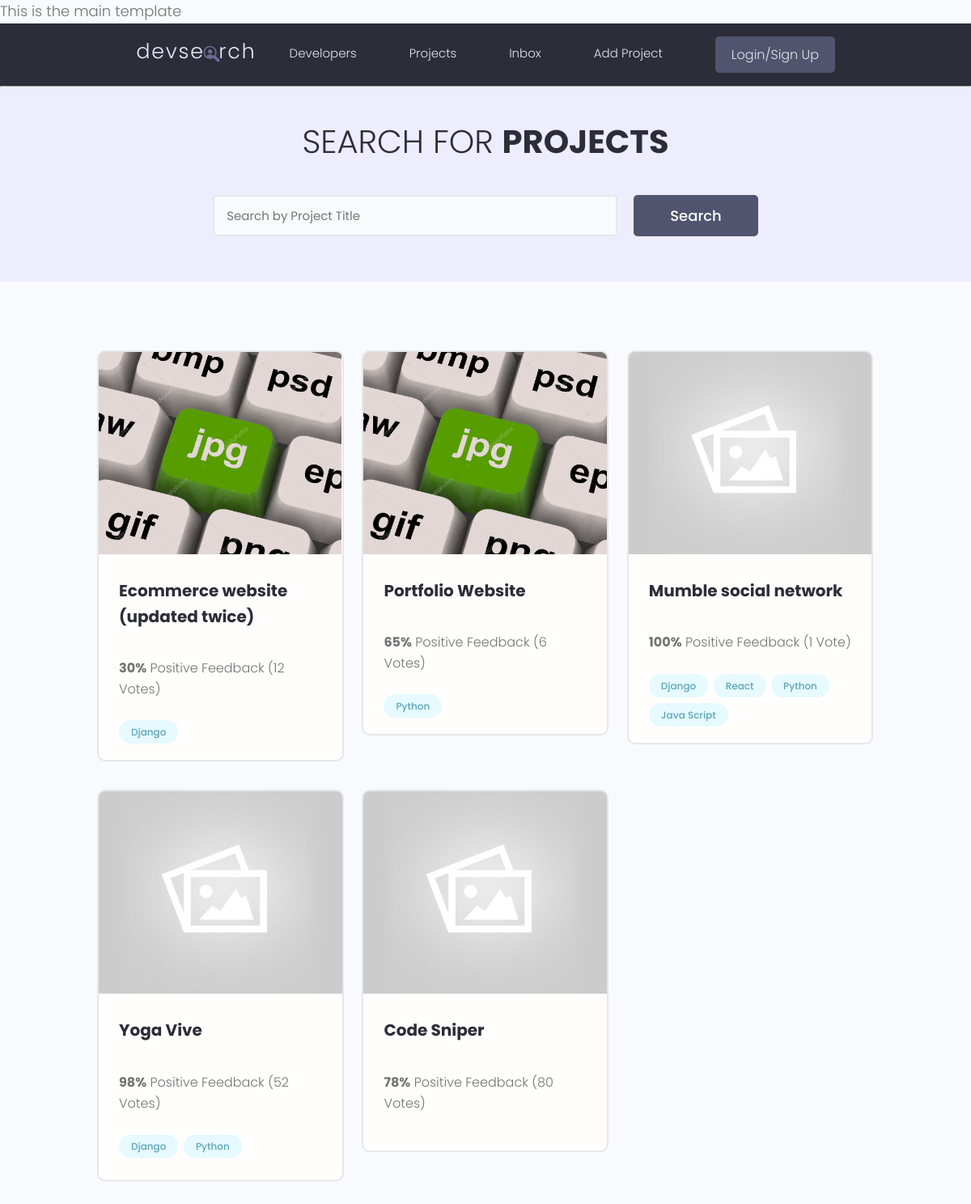
The app's page /projects with its own data.
### projects/models.py (models this page shows, shortened)
class Project(models.Model):
    owner = models.ForeignKey(Profile, null=True, blank=True, on_delete=models.SET_NULL)
    title = models.CharField(max_length=200)
    description = models.TextField(null=True,blank=True)
    featured_image = models.ImageField(null=True, blank=True, default="default.jpg")
    demo_link = models.URLField(max_length=2000,null=True,blank=True)
    source_link = models.CharField(max_length=2000,null=True,blank=True)
    tags = models.ManyToManyField('Tag',blank=True)
    vote_total = models.IntegerField(null=True, default=0, blank=True)
    vote_ratio = models.IntegerField(null=True, default=0, blank=True)
    created = models.DateTimeField(auto_now_add=True)
    id = models.UUIDField(default=uuid.uuid4,unique=True,primary_key=True,editable=False)

class Tag(models.Model):
    created = models.DateTimeField(auto_now_add=True)
    id = models.UUIDField(default=uuid.uuid4,unique=True,primary_key=True,editable=False)
    name=models.CharField(max_length=200)
    def __str__(self):
        return self.name

### projects/views.py (the view)
# urls.py: path('',views.projects,name="projects"),
def projects(request):
    projects = Project.objects.all()
    context={'projects':projects}
    return render(request, 'projects/projects.html',context)

### projects/templates/projects/projects.html (shortened to what this page needs)
{% extends 'main.html' %}
{% block content %}
    <main class="projects">
        <section class="hero-section text-center">
          <div class="container container--narrow">
            <div class="hero-section__box">
              <h2>Search for <span>Projects</span></h2>
            </div>
            <div class="hero-section__search">
              <form class="form" action="#" method="get">
                <div class="form__field">
                  <input class="input input--text" id="formInput#search" type="text" name="text"
                    placeholder="Search by Project Title" />
                </div>
                <input class="btn btn--sub btn--lg" type="submit" value="Search" />
              </form>
            </div>
          </div>
        </section>
        <section class="projectsList">
          <div class="container">
            <div class="grid grid--three">
            {% for project in projects %}
              <div class="column">
                <div class="card project">
                  <a href="{% url 'project' project.id %}" class="project">
                    <img class="project__thumbnail" src="{{project.featured_image.url}}" alt="project thumbnail" />
                    <div class="card__body">
                      <h3 class="project__title">{{project.title}}</h3>
                      <p><a class="project__author" href="{% url 'project' project.id %}">{{Project.owner.name}}</a></p>
                      <p class="project--rating">
                        <span style="font-weight: bold;">{{project.vote_ratio}}%</span> Positive
                        Feedback ({{project.vote_total}} Vote{{project.vote_total|pluralize:"s"}})
                      </p>
                      <div class="project__tags">
                        {% for tag in project.tags.all %}
                        <span class="tag tag--pill tag--main">
                          <small>{{tag}}</small>
                        </span>
                        {% endfor %}
                      </div>
                    </div>
                  </a>
                </div>
              </div>
              {% endfor %}
            </div>
          </div>
        </section>
      </main>
    {% endblock content %}

### static/styles/app.css (style rules this page uses)
:root { --color-sub: #2d2d39; }
.btn--sub { background-color: var(--color-sub-light); }
.card { border: 2px solid var(--color-light); }
img { width: 100%; }
.hero-section { height: 40vh; display: flex; align-items: center; background-color: var(--color-sub); }
.hero-section__box { margin-bottom: 4rem; }
.hero-section__box > h2, .hero-section__box > h2 > span { font-size: 4rem; color: var(--color-light); line-height: 1.3; text-transform: uppercase; }
.hero-section__box > h2 { font-weight: 300; }
.hero-section__box > h2 > span { font-weight: 700; }
.hero-section__search > .form { display: flex; align-items: center; justify-content: center; gap: 2rem; }
.hero-section__search > .form input.input--text { width: 50rem; }
.project--rating { margin-bottom: 1.6em; margin-top: .5em; }
.projects > .hero-section { background: var(--color-sub-lighter); height: 30vh; }
.projects .hero-section__box { margin-bottom: 2.5rem; }
.projects .hero-section__box > h2 { color: var(--color-sub); }
.projects .hero-section__box > h2 > span { font-weight: 700; color: var(--color-sub); }
.projectsList { margin-top: 8rem; }
.project__thumbnail { height: 25rem; object-fit: cover; object-position: top center; }
.project__title { font-size: 2rem; font-weight: 700; color: var(--color-sub); }

### static/uikit/styles/modules/_variables.css (style rules this page uses)
:root { --color-main: #5aa5b9; --color-main-light: #e6faff; --color-sub: #3f4156; --color-sub-light: #51546e; --color-sub-lighter: #ededfd; --color-text: #737373; --color-gray: #8b8b8b; --color-light: #e5e7eb; --color-light-gray: #767676; --color-bg: #f8fafd; --color-white: #fffefd; --color-white-light: #f3f3f3; --color-success: #359e64; --color-success-bg: #def8e8; --color-error: #fc4b0b; --color-error-bg: #fff2ee; --font-base: 'Poppins', arial, helvetica, 'Segoe UI', roboto, ubuntu, sans-serif; --font-monospace: 'Fira Code', 'Courier New', courier, monospace; --font-regular: 300; --font-medium: 500; --font-bold: 700; --generic-shadow: 1px 1px 5px #00000010; --generic-transition: all 0.3s ease-in-out; }

### static/uikit/styles/modules/_base.css (style rules this page uses)
* { margin: 0; padding: 0; box-sizing: border-box; text-rendering: optimizeLegibility; color: inherit; font-size: inherit; }
html { font-size: 50%; }
@media only screen and (min-width: 480px) { html { font-size: 56.25%; } }
@media only screen and (min-width: 1200px) { html { font-size: 62.5%; } }
body { line-height: 1.6; font-weight: 400; font-size: 1.5rem; color: var(--color-text); background-color: var(--color-bg); min-height: 100vh; }

### static/uikit/styles/modules/_typography.css (style rules this page uses)
* { font-family: var(--font-base); }
h2 { font-size: 3.6rem; font-weight: var(--font-bold); }
h3 { font-size: 3.2rem; font-weight: var(--font-medium); }
p, span, strong { font-size: 1.6rem; color: var(--color-text); font-weight: var(--font-regular); }
a { padding-bottom: 2px; text-decoration: none; display: inline-block; color: var(--color-main); font-weight: var(--font-medium); }

### static/uikit/styles/modules/_utilities.css (style rules this page uses)
.container { width: 92%; max-width: 165rem; margin: 0 auto; box-sizing: border-box; }
.container--narrow { width: 92%; max-width: 120rem; }
@media screen and (min-width: 1000px) { .container { width: 90%; } }
@media screen and (min-width: 1000px) { .container--narrow { width: 85%; } }
@media screen and (min-width: 1200px) { .container { width: 80%; } }
@media screen and (min-width: 1200px) { .container--narrow { width: 72%; } }
.text-center { text-align: center; }

### static/uikit/styles/modules/_button.css (style rules this page uses)
.btn { display: inline-block; position: relative; cursor: pointer; background-color: var(--color-light); font-weight: var(--font-medium); color: var(--color-sub); text-decoration: none; padding: 1rem 2rem; border-radius: 0.5rem; border: none; width: -webkit-fit-content; width: -moz-fit-content; width: fit-content; height: -webkit-fit-content; height: -moz-fit-content; height: fit-content; font-size: 1.6rem; outline-width: 0; outline-color: transparent; -webkit-backface-visibility: hidden; backface-visibility: hidden; transition: all 0.3s ease-in-out; }
.btn--sub { background-color: var(--color-sub); color: var(--color-white); }
.btn--lg { font-size: 1.8rem; padding: 1.2rem 4.5rem; }

### static/uikit/styles/modules/_card.css (style rules this page uses)
.card { border-radius: 1rem; background-color: var(--color-white); border: 1.5px solid var(--color-light); width: auto; height: auto; margin-top: 0.5rem; margin-bottom: 0.5rem; overflow: hidden; }
.card__body, .card__header { padding: 2rem 2.5rem; }

### records on screen
Project: featured_image (picture), title "Ecommerce website (updated twice)", vote_ratio "30", vote_total "12"
Tag: name "Django"
Project: featured_image (picture), title "Portfolio Website", vote_ratio "65", vote_total "6"
Tag: name "Python"
Project: featured_image (placeholder picture), title "Mumble social network", vote_ratio "100", vote_total "1"
Tag: name "React"
Tag: name "Java Script"
Project: featured_image (placeholder picture), title "Yoga Vive", vote_ratio "98", vote_total "52"
Project: featured_image (placeholder picture), title "Code Sniper", vote_ratio "78", vote_total "80"
